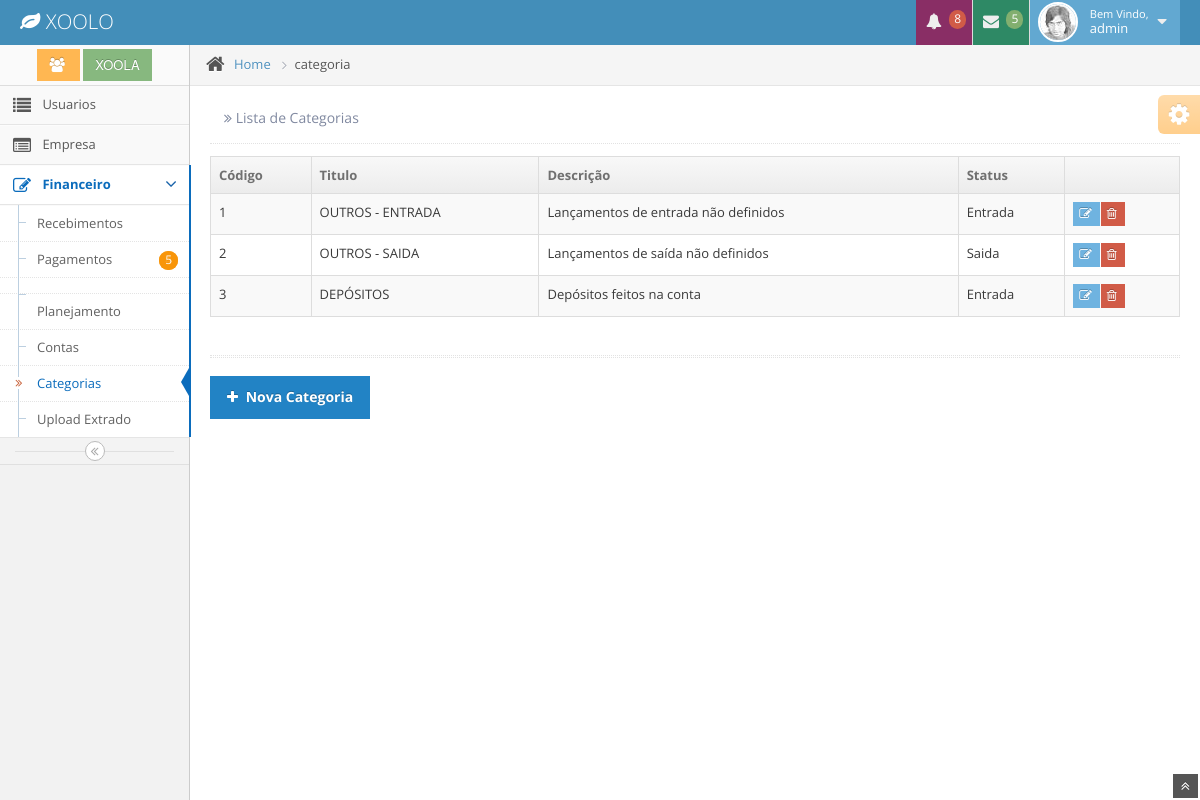
/categoria/ (signed in), run on the app's committed database.
### app/model/__init__.py (models this page shows, shortened)
class Usuario(db.Model,UserMixin):
      id            = db.Column(db.Integer, primary_key=True)
      nome          = db.Column(db.String(100), index=True)
      sobrenome     = db.Column(db.String(255), index=True)
      email         = db.Column(db.String(100), unique=True, index=True)
      password      = db.Column(db.String(100), index=True)
      login         = db.Column(db.String(100))
      empresa_id    = db.Column(db.Integer, db.ForeignKey('empresa.id'))
      date_created  = db.Column(db.DateTime)
      date_modified = db.Column(db.DateTime)

class Empresa(db.Model):
      id            = db.Column(db.Integer, primary_key=True)
      nome          = db.Column(db.String(100), index=True)
      nome_resp     = db.Column(db.String(100), index=True)
      email         = db.Column(db.String(100), index=True)
      telegram      = db.Column(db.String(100), index=True)
      Usuario       = db.relationship('Usuario', backref='empresa', lazy='dynamic')
      Movimentacao  = db.relationship('Movimentacao', backref='empresa', lazy='dynamic')
      Categoria     = db.relationship('Categoria', backref='empresa', lazy='dynamic')
      Conta         = db.relationship('Conta', backref='empresa', lazy='dynamic')
      date_created  = db.Column(db.DateTime)
      date_modified = db.Column(db.DateTime)

class Categoria(db.Model):
      id            = db.Column(db.Integer, primary_key=True)
      titulo        = db.Column(db.String(100), index=True)
      descricao     = db.Column(db.String(255), index=True)
      keywords      = db.Column(db.String, index=True)
      status        = db.Column(db.Integer)
      empresa_id    = db.Column(db.Integer, db.ForeignKey('empresa.id'))
      Movimentacao  = db.relationship('Movimentacao', backref='categoria', lazy='dynamic')
      Planejamento  = db.relationship('Planejamento', backref='categoria', lazy='dynamic')
      date_created  = db.Column(db.DateTime)
      date_modified = db.Column(db.DateTime)

### app/controllers/categoria/controllers.py (the view)
@categoria.route('/index')
@categoria.route('/')
@login_required
def index():
    session['tela'] = "categoria"
    todos = Categoria.query.filter(Categoria.empresa_id == session['empresa'] ).all()
    return render_template('categoria/index.html',title='Lista de Categorias',todos=todos)

### app/__init__.py (called while the page is built)
@app.context_processor
def utility_processor():
    def formatar_dinheiro(value):
        if type(value) == str:
           value = int(value)
        valor = format_decimal(value, format='#.##,##;(#)')
        return "R$ {}".format(valor)
    return dict(formatar_dinheiro=formatar_dinheiro)

### app/controllers/auth/controllers.py (called while the page is built)
@login_manager.user_loader
def user_loader(user_id):
    return Usuario.query.get(user_id)

### app/controllers/categoria/controllers.py (called while the page is built)
@categoria.context_processor
def dados():
    empresa = Empresa.query.get(session['empresa'])
    usuario = Usuario.query.get(current_user.id)
    return dict(empresa=empresa.nome, usuario = usuario.nome)

### app/templates/categoria/index.html (shortened to what this page needs)
{% extends "layout/base.html" %}
{% block content %}
          <div class="row-fluid">
            <div class="span12">
              <div class="row-fluid">
                <div class="span12">
                  <table id="sample-table-1" class="table table-striped table-bordered table-hover">
                     <thead>
                        <tr>
                          <th> Código </th>
                          <th> Titulo </th>
                          <th> Descrição </th>
                          <th> Status </th>
                          <th> </th>
                       </tr>
                      </thead>
                      <tbody>
                        {% for categoria in todos %}
                          <tr>
                             <td> {{categoria.id}}</td>
                             <td> {{categoria.titulo}} </td>
                             <td> {{categoria.descricao}}</td>
                             {% if categoria.status == 0 %}
                             <td> Entrada </td>
                             {% else %}
                             <td> Saida </td>
                             {% endif %}
                             <td>
                                <div class="hidden-phone visible-desktop btn-group">
                                     <a class="btn btn-mini btn-info" href="{{url_for('categoria.edit', cat_id=categoria.id)}}">
                                         <i class="icon-edit bigger-120">   </i>
                                     </a>
                                     <a class="btn btn-mini btn-danger" href="{{url_for('categoria.delete', cat_id=categoria.id)}}">
                                        <i class="icon-trash bigger-120"></i>
                                     </a>
                                </div>
                             </td>
                          </tr>
                        {% endfor %}
                      </tbody>
             </table>
                </div>
              </div>
              <div class="hr hr-18 dotted hr-double"></div>
                           <div class="left">
                      <a href="{{url_for('categoria.new')}}" class="btn btn-primary">
                        <i class="icon-plus"></i>
                        <strong>Nova Categoria</strong>
                      </a>
                    </div>
            </div>
          </div>
        </div>
        <div class="ace-settings-container" id="ace-settings-container">
          <div class="btn btn-app btn-mini btn-warning ace-settings-btn" id="ace-settings-btn">
            <i class="icon-cog bigger-150"></i>
          </div>
        </div>
      </div>
    </div>
    <a href="#" id="btn-scroll-up" class="btn-scroll-up btn btn-small btn-inverse">
      <i class="icon-double-angle-up icon-only bigger-110"></i>
    </a>
{% endblock %}

### app/templates/layout/base.html (shortened to what this page needs)
<!DOCTYPE html>
<html lang="en">
   <head>
        <link rel="stylesheet" media="screen" href="{{ url_for('static', filename='css/bootstrap.min.css') }}">
        <link rel="stylesheet" media="screen" href="{{ url_for('static', filename='css/bootstrap-responsive.min.css') }}">
        <link rel="stylesheet" media="screen" href="{{ url_for('static', filename='css/xoola.css') }}">
        <link rel="stylesheet" media="screen" href="{{ url_for('static', filename='css/font-awesome.min.css') }}">
        <link rel="stylesheet" media="screen" href="{{ url_for('static', filename='css/pagina.css') }}">
        <link rel="stylesheet"                href="{{ url_for('static', filename='css/daterangepicker.css' )}}" />
		<link rel="stylesheet" href="../static/css/jquery-ui-1.10.3.custom.min.css" />
		<link rel="stylesheet" href="../static/css/chosen.css" />
		<link rel="stylesheet" href="../static/css/datepicker.css" />
		<link rel="stylesheet" href="../static/css/bootstrap-timepicker.css" />
		<link rel="stylesheet" href="../static/css/daterangepicker.css" />
		<link rel="stylesheet" href="../static/css/colorpicker.css" />
		<link rel="stylesheet" href="../static/css/ace.min.css" />
		<link rel="stylesheet" href="../static/css/ace-responsive.min.css" />
		<link rel="stylesheet" href="../static/css/ace-skins.min.css" />
        <link rel="stylesheet" media="screen" href="{{ url_for('static', filename='css/ace.min.css') }}">
        <link rel="stylesheet" media="screen" href="{{ url_for('static', filename='css/ace-responsive.min.css') }}">
        <link rel="stylesheet" media="screen" href="{{ url_for('static', filename='css/ace-skins.min.css') }}">
  </head>
  <body>
		<div class="navbar">
			<div class="navbar-inner">
				<div class="container-fluid">
					<a href="#" class="brand">
						<small>
							<i class="icon-leaf"></i>
							XOOLO
						</small>
					</a>
					<ul class="nav ace-nav pull-right">
						<li class="purple">
							<a data-toggle="dropdown" class="dropdown-toggle" href="#">
								<i class="icon-bell-alt icon-animated-bell"></i>
								<span class="badge badge-important">8</span>
							</a>
						</li>
						<li class="green">
							<a data-toggle="dropdown" class="dropdown-toggle" href="#">
								<i class="icon-envelope icon-animated-vertical"></i>
								<span class="badge badge-success">5</span>
							</a>
						</li>
						<li class="light-blue">
							<a data-toggle="dropdown" href="#" class="dropdown-toggle">
								<img class="nav-user-photo" src="{{url_for('static', filename='avatars/user.jpg')}}" alt="Jason's Photo" />
								<span class="user-info">
									<small>Bem Vindo,</small>
									{{usuario}}
								</span>
								<i class="icon-caret-down"></i>
							</a>
						</li>
					</ul>
				</div>
			</div>
		</div>
		<div class="main-container container-fluid">
			<div class="sidebar" id="sidebar">
				<div class="sidebar-shortcuts" id="sidebar-shortcuts">
					<div class="sidebar-shortcuts-large" id="sidebar-shortcuts-large">
						<button class="btn btn-small btn-warning">
							<i class="icon-group"></i>
						</button>
						<button class="btn btn-small btn-success ">
							{{empresa }}
						</button>
					</div>
				</div>
				<ul class="nav nav-list">
		      {% if current_user.id == 1 %}
					{% if session['tela'] == "usuario" %}
					<li class='active'>
               {% else %}
               <li>
               {% endif %}
						<a href="{{url_for('usuario.index')}}">
							<i class="icon-list"></i>
							<span class="menu-text"> Usuarios </span>
						</a>
					</li>
              {% if session['tela'] == "empresa" %}
					<li class='active'>
               {% else %}
               <li>
               {% endif %}
						<a href="{{url_for('empresa.index')}}">
							<i class="icon-list-alt"></i>
							<span class="menu-text"> Empresa </span>
						</a>
					</li>
             {% endif %}
                    {% if   session['tela'] == 'conta'         or
                            session['tela'] == 'entrada'       or
                            session['tela'] == 'saida'         or
                            session['tela'] == 'relatorio'     or
                            session['tela'] == 'categoria'     or
                            session['tela'] == 'pesquisa'
                    %}
					<li class="active open">
					{% else %}
					<li>
					{% endif %}
						<a href="#" class="dropdown-toggle">
							<i class="icon-edit"></i>
							<span class="menu-text"> Financeiro </span>
							<b class="arrow icon-angle-down"></b>
						</a>
                        <ul class="submenu">
						{% if session['tela'] == 'entrada' %}
						<li class='active'>
						{% else %}
						<li>
						{% endif %}
							<a href="{{url_for('movimentacao.index', mov_id=0)}}">
								Recebimentos
							</a>
						</li>
						{% if session['tela'] == 'saida' %}
						<li class='active'>
						{% else %}
						<li>
						{% endif %}
							<a href="{{url_for('movimentacao.index',mov_id=1)}}">
 									<span class="menu-text">
								Pagamentos
								      <span class="badge badge-warning">4</span>
								      <span class="badge badge-warning">5</span>
							</span>
						</li>
						{% if session['tela'] == 'planejamento' %}
						<li class='active'>
						{% else %}
						<li>
						{% endif %}
								<a href="{{url_for('planejamento.index')}}">
									Planejamento
								</a>
							</li>
						{% if session['tela'] == 'conta' %}
						<li class='active'>
						{% else %}
						<li>
						{% endif %}
						<a href="{{url_for('conta.index')}}">
							Contas
						</a>
						</li>
						{% if session['tela'] == 'categoria' %}
						<li class='active'>
						{% else %}
						<li>
						{% endif %}
						<a href="{{url_for('categoria.index')}}">
							<i class="icon-double-angle-right"></i>
							Categorias
						</a>
						</li>
						{% if session['tela'] == 'upload' %}
						<li class='active'>
						{% else %}
						<li>
						{% endif %}
						<a href="{{url_for('upload.index')}}">
									Upload Extrado
								</a>
							</li>
						</ul>
					</li>
				</ul>
				<div class="sidebar-collapse" id="sidebar-collapse">
					<i class="icon-double-angle-left"></i>
				</div>
			</div>
			<div class="main-content">
				<div class="breadcrumbs" id="breadcrumbs">
					<ul class="breadcrumb">
						<li>
							<i class="icon-home home-icon"></i>
							<a href="#">Home</a>
							<span class="divider">
								<i class="icon-angle-right arrow-icon"></i>
							</span>
						</li>
						<li class="active">{{session['tela']}}</li>
					</ul>
				</div>
				<div class="page-content">
					<div class="page-header position-relative">
						<h1>
							<small>
								<i class="icon-double-angle-right"></i>
								{{ title }}
							</small>
						</h1>
					</div>
    {% block content %}
    {% endblock %}
	</body>
</html>

### data on the page
Usuario: nome "admin"
Empresa: nome "XOOLA"
Categoria: id "1", titulo "OUTROS - ENTRADA", descricao "Lançamentos de entrada não definidos", status "Entrada"
Categoria: id "2", titulo "OUTROS - SAIDA", descricao "Lançamentos de saída não definidos", status "Saida"
Categoria: id "3", titulo "DEPÓSITOS", descricao "Depósitos feitos na conta", status "Entrada"

### other printed values
{{ session['tela'] }} "categoria"
{{ title }} "Lista de Categorias"
